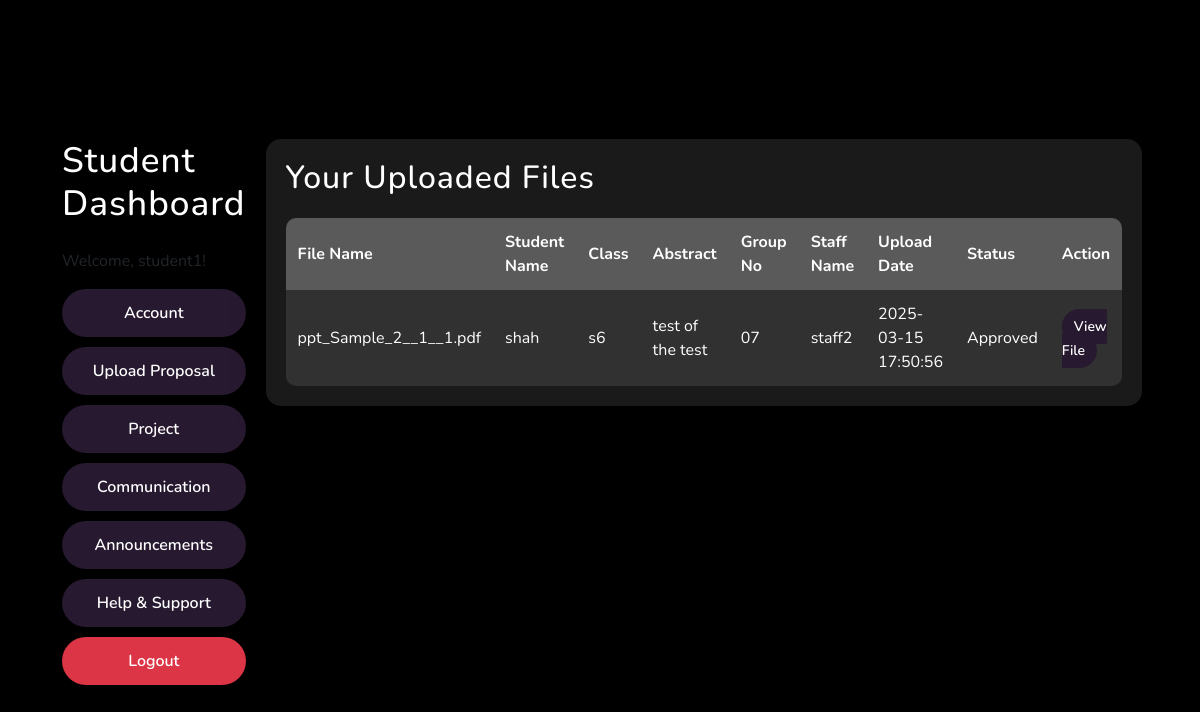
/project (signed in), run on an earlier commit of the app's database.
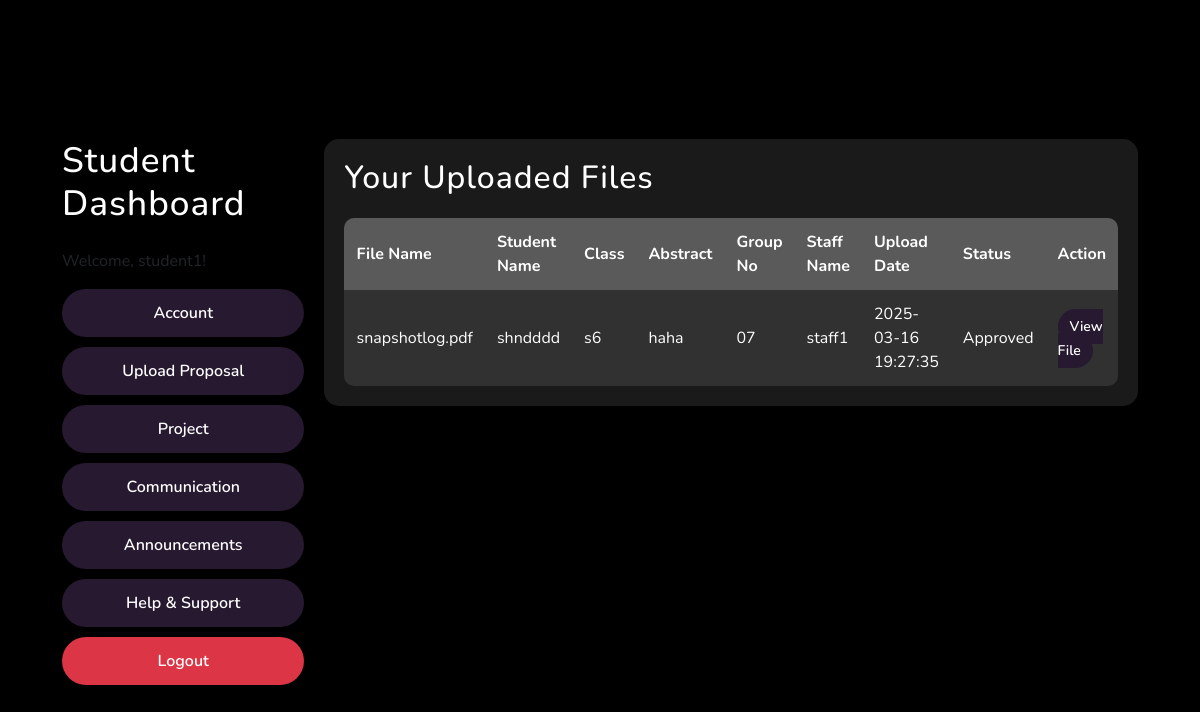
And on a later commit of the database.
### app.py (models this page shows, shortened)
class User(db.Model, UserMixin):
    id = db.Column(db.Integer, primary_key=True)
    username = db.Column(db.String(20), unique=True, nullable=False)
    password_hash = db.Column(db.String(128), nullable=False)
    role = db.Column(db.String(20), nullable=False)
    documents = db.relationship('Document', backref='uploader', foreign_keys='Document.user_id', lazy=True)
    staff_documents = db.relationship('Document', backref='staff', foreign_keys='Document.staff_id', lazy=True)
    full_name = db.Column(db.String(100))
    registration_number = db.Column(db.String(50))
    group_number = db.Column(db.String(20))
    group_members = db.Column(db.String(200))  # Store as a JSON string or comma-separated list
    assigned_staff_id = db.Column(db.Integer, db.ForeignKey('user.id'))  # Foreign key to assigned staff
    assigned_staff = db.relationship('User', remote_side=[id], foreign_keys=[assigned_staff_id])
    @property
    def password(self):
        raise AttributeError('Password is not readable.')

class Document(db.Model):
    id = db.Column(db.Integer, primary_key=True)
    user_id = db.Column(db.Integer, db.ForeignKey('user.id'), nullable=False)  # Foreign key for the uploader
    staff_id = db.Column(db.Integer, db.ForeignKey('user.id'), nullable=False)  # Foreign key for the assigned staff
    file_name = db.Column(db.String(100), nullable=False)
    file_path = db.Column(db.String(200), nullable=False)
    upload_date = db.Column(db.DateTime, nullable=False, default=datetime.utcnow)
    status = db.Column(db.String(20), default='Pending')
    student_name = db.Column(db.String(50), nullable=False)
    class_name = db.Column(db.String(50), nullable=False)
    abstract = db.Column(db.Text, nullable=False)
    group_no = db.Column(db.String(20), nullable=False)
    staff_name = db.Column(db.String(50), nullable=False)

### app.py (the view)
@app.route('/project')
@login_required
def project():
    if current_user.role != 'Student':
        return redirect(url_for('home'))
    documents = Document.query.filter_by(user_id=current_user.id).all()
    return render_template('project.html', documents=documents)

### app.py (called while the page is built)
@login_manager.user_loader
def load_user(user_id):
    return User.query.get(int(user_id))

### templates/project.html
{% extends "base.html" %}
{% block content %}
<link rel="stylesheet" href="{{ url_for('static', filename='style.css') }}">
<div class="dashboard-container">
    <div class="sidebar">
        <h2>Student Dashboard</h2>
        <p>Welcome, {{ current_user.username }}!</p>
        <div class="nav-options">
            <a href="{{ url_for('account') }}" class="nav-button">Account</a>
            <a href="{{ url_for('upload_proposal') }}" class="nav-button">Upload Proposal</a>
            <a href="{{ url_for('project') }}" class="nav-button">Project</a>
            <a href="{{ url_for('student_communication') }}" class="nav-button">Communication</a>
            <a href="{{ url_for('announcement') }}" class="nav-button">Announcements</a>
            <a href="{{ url_for('help_support') }}" class="nav-button">Help & Support</a>
            <a href="{{ url_for('logout') }}" class="nav-button logout">Logout</a>
        </div>
    </div>
    <div class="main-content">
        <div class="files-section">
            <h2>Your Uploaded Files</h2>
            <table class="files-table">
                <thead>
                    <tr>
                        <th>File Name</th>
                        <th>Student Name</th>
                        <th>Class</th>
                        <th>Abstract</th>
                        <th>Group No</th>
                        <th>Staff Name</th>
                        <th>Upload Date</th>
                        <th>Status</th>
                        <th>Action</th>
                    </tr>
                </thead>
                <tbody>
                    {% for doc in documents %}
                    <tr>
                        <td>{{ doc.file_name }}</td>
                        <td>{{ doc.student_name }}</td>
                        <td>{{ doc.class_name }}</td>
                        <td>{{ doc.abstract }}</td>
                        <td>{{ doc.group_no }}</td>
                        <td>{{ doc.staff_name }}</td>
                        <td>{{ doc.upload_date.strftime('%Y-%m-%d %H:%M:%S') }}</td>
                        <td>{{ doc.status }}</td>
                        <td>
                            <a href="{{ url_for('uploaded_file', filename=doc.file_name) }}" class="view-button" target="_blank">View File</a>
                        </td>
                    </tr>
                    {% endfor %}
                </tbody>
            </table>
        </div>
    </div>
</div>
{% endblock %}

### templates/base.html (shortened to what this page needs)
<!DOCTYPE html>
<html lang="en">
<head>
    <link rel="stylesheet" href="{{ url_for('static', filename='style.css') }}">
    <link href="https://cdn.jsdelivr.net/npm/bootstrap@5.3.0/dist/css/bootstrap.min.css" rel="stylesheet">
</head>
<body>
    <div class="container mt-4">
        {% block content %}{% endblock %}
    </div>
</body>
</html>

### static/style.css (style rules this page uses)
* { margin: 0; padding: 0; box-sizing: border-box; font-family: 'Nunito', sans-serif; }
body { display: flex; align-items: center; justify-content: center; min-height: 100vh; width: 100%; padding: 0 10px; background: linear-gradient(135deg, #0c1be5 0%, #f60bd2 100%); }
body::before { content: ""; position: absolute; width: 100%; height: 100%; background: url("https://i.postimg.cc/mZXWsGXz/2151941514.jpg"), #000; background-position: center; background-size: cover; z-index: -1; }
h2 { font-size: 2.2rem; margin-bottom: 25px; color: #ffffff; letter-spacing: 1px; }
.logout { background-color: #dc3545; }
.dashboard-container { display: flex; gap: 20px; padding: 20px; }
.nav-options { display: flex; flex-direction: column; gap: 10px; }
.nav-button { background-color: #271930; color: #ffffff; font-weight: 600; border: none; padding: 12px 15px; cursor: pointer; border-radius: 25px; font-size: 16px; text-align: center; text-decoration: none; transition: all 0.3s ease; }
.files-section { background: rgba(255, 255, 255, 0.1); border-radius: 15px; padding: 20px; backdrop-filter: blur(20px); -webkit-backdrop-filter: blur(20px); box-shadow: 0 8px 32px rgba(0, 0, 0, 0.37); }
.files-section h2 { font-size: 2rem; color: #ffffff; margin-bottom: 20px; }
.files-table { width: 100%; border-collapse: collapse; background: rgba(255, 255, 255, 0.1); border-radius: 10px; overflow: hidden; }
.files-table th, .files-table td { padding: 12px; text-align: left; color: #ffffff; }
.files-table th { background: rgba(255, 255, 255, 0.2); }
.view-button { background-color: #271930; color: #ffffff; font-weight: 600; border: none; padding: 8px 12px; cursor: pointer; border-radius: 25px; font-size: 14px; text-decoration: none; transition: all 0.3s ease; }

What changed in the data, as far as the page shows it:
changed Document "Approved": file_name "ppt_Sample_2__1__1.pdf" → "snapshotlog.pdf"; student_name "shah" → "shndddd"; abstract "test of the test" → "haha"; staff_name "staff2" → "staff1"; upload_date "2025-03-15 17:50:56" → "2025-03-16 19:27:35"
